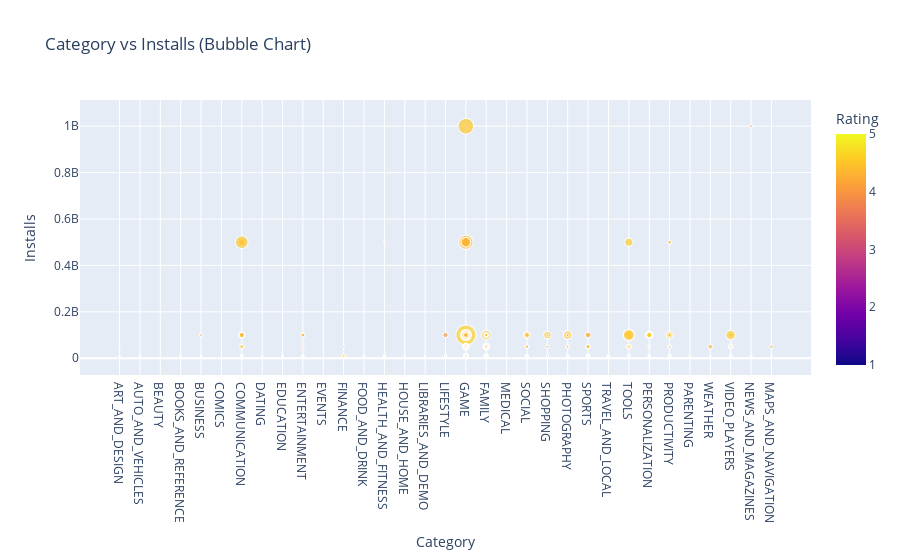

The code cell stored with this chart in its notebook:
### Markdown cell above
### 5. Interactive Visualization

### Code cell
# Interactive bubble chart: Category vs Installs
fig = px.scatter(
    apps_data_cleaned,
    x='Category',
    y='Installs',
    size='Reviews',
    color='Rating',
    hover_name='App',
    title='Category vs Installs (Bubble Chart)'
)
fig.show()

### Figure 1 — Plotly figure (JSON) as saved in the notebook; plotly's stock layout.template omitted (floating-point values rounded to 4 significant figures; data arrays with more than 128 entries replaced by an {"elided": "..."} marker saying what was removed)
{"data": [{"hovertemplate": "<b>%{hovertext}</b><br><br>Category=%{x}<br>Installs=%{y}<br>Reviews=%{marker.size}<br>Rating=%{marker.color}<extra></extra>", "hovertext": {"elided": "7005 str values"}, "legendgroup": "", "marker": {"color": {"elided": "7005 float values"}, "coloraxis": "coloraxis", "size": {"elided": "7005 int values"}, "sizemode": "area", "sizeref": 112200.0, "symbol": "circle"}, "mode": "markers", "name": "", "showlegend": false, "type": "scattergl", "x": {"elided": "7005 str values"}, "xaxis": "x", "y": {"elided": "7005 int values"}, "yaxis": "y"}], "layout": {"autosize": true, "coloraxis": {"colorbar": {"title": {"text": "Rating"}}, "colorscale": [[0, "#0d0887"], [0.1111, "#46039f"], [0.2222, "#7201a8"], [0.3333, "#9c179e"], [0.4444, "#bd3786"], [0.5556, "#d8576b"], [0.6667, "#ed7953"], [0.7778, "#fb9f3a"], [0.8889, "#fdca26"], [1, "#f0f921"]]}, "legend": {"itemsizing": "constant", "tracegroupgap": 0}, "title": {"text": "Category vs Installs (Bubble Chart)"}, "xaxis": {"anchor": "y", "autorange": true, "domain": [0, 1], "range": [-1.906, 33.91], "title": {"text": "Category"}, "type": "category"}, "yaxis": {"anchor": "x", "autorange": true, "domain": [0, 1], "range": [-339500000.0, 1364000000.0], "title": {"text": "Installs"}, "type": "linear"}}}
